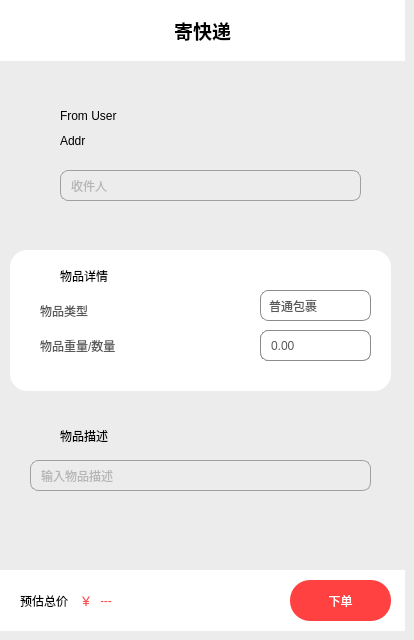
   <widget class="QWidget" name="page_send">
    <property name="styleSheet">
     <string notr="true">background-color: rgb(236,236,236);</string>
    </property>
    <widget class="QLabel" name="label_3">
     <property name="geometry">
      <rect>
       <x>0</x>
       <y>0</y>
       <width>405</width>
       <height>61</height>
      </rect>
     </property>
     <property name="font">
      <font>
       <family>黑体</family>
      </font>
     </property>
     <property name="styleSheet">
      <string notr="true">background-color: rgb(255, 255, 255);</string>
     </property>
     <property name="text">
      <string>&lt;html&gt;&lt;head/&gt;&lt;body&gt;&lt;p align=&quot;center&quot;&gt;&lt;span style=&quot; font-size:14pt; font-weight:700;&quot;&gt;寄快递&lt;/span&gt;&lt;/p&gt;&lt;/body&gt;&lt;/html&gt;</string>
     </property>
    </widget>
    <widget class="QWidget" name="widget_3" native="true">
     <property name="geometry">
      <rect>
       <x>0</x>
       <y>570</y>
       <width>405</width>
       <height>61</height>
      </rect>
     </property>
     <property name="styleSheet">
      <string notr="true">background-color: rgb(255, 255, 255);</string>
     </property>
     <widget class="QPushButton" name="send_packet">
      <property name="geometry">
       <rect>
        <x>290</x>
        <y>10</y>
        <width>101</width>
        <height>41</height>
       </rect>
      </property>
      <property name="styleSheet">
       <string notr="true">border:none;
background-color: rgb(255, 65, 65);
border-radius:20px;
color: rgb(255, 255, 255);
font: 700 11pt &quot;微软雅黑&quot;;</string>
      </property>
      <property name="text">
       <string>下单</string>
      </property>
     </widget>
     <widget class="QLabel" name="label_5">
      <property name="geometry">
       <rect>
        <x>20</x>
        <y>10</y>
        <width>61</width>
        <height>41</height>
       </rect>
      </property>
      <property name="styleSheet">
       <string notr="true">color: rgb(0, 0, 0);
font: 700 10pt &quot;微软雅黑&quot;;</string>
      </property>
      <property name="text">
       <string>预估总价</string>
      </property>
     </widget>
     <widget class="QLabel" name="send_price">
      <property name="geometry">
       <rect>
        <x>100</x>
        <y>20</y>
        <width>171</width>
        <height>21</height>
       </rect>
      </property>
      <property name="styleSheet">
       <string notr="true">color: rgb(255, 65, 65);
font: 700 13pt &quot;微软雅黑&quot;;</string>
      </property>
      <property name="text">
       <string>---</string>
      </property>
     </widget>
     <widget class="QLabel" name="label_17">
      <property name="geometry">
       <rect>
        <x>80</x>
        <y>10</y>
        <width>21</width>
        <height>41</height>
       </rect>
      </property>
      <property name="styleSheet">
       <string notr="true">color: rgb(255, 65, 65);
font: 700 13pt &quot;微软雅黑&quot;;</string>
      </property>
      <property name="text">
       <string>￥</string>
      </property>
     </widget>
    </widget>
    <widget class="QWidget" name="widget_4" native="true">
     <property name="geometry">
      <rect>
       <x>0</x>
       <y>70</y>
       <width>401</width>
       <height>181</height>
      </rect>
     </property>
     <property name="styleSheet">
      <string notr="true">border-image: url(:/res/background/send_window.png);
</string>
     </property>
     <widget class="QLabel" name="send_from">
      <property name="geometry">
       <rect>
        <x>60</x>
        <y>30</y>
        <width>241</width>
        <height>31</height>
       </rect>
      </property>
      <property name="styleSheet">
       <string notr="true">border-image:none;
background:none;
font: 700 12pt &quot;微软雅黑&quot;;</string>
      </property>
      <property name="text">
       <string>From User</string>
      </property>
     </widget>
     <widget class="QLineEdit" name="send_dest">
      <property name="geometry">
       <rect>
        <x>60</x>
        <y>100</y>
        <width>301</width>
        <height>31</height>
       </rect>
      </property>
      <property name="styleSheet">
       <string notr="true">border-image:none;
border:1px solid #A0A0A0;
border-radius:8px;
font: 700 11pt &quot;微软雅黑&quot;;
padding-left:8px;
color: rgb(127,127,127);
background-color:rgb(236,236,236);</string>
      </property>
      <property name="maxLength">
       <number>10</number>
      </property>
      <property name="placeholderText">
       <string>收件人</string>
      </property>
     </widget>
     <widget class="QLabel" name="send_from_addr">
      <property name="geometry">
       <rect>
        <x>60</x>
        <y>60</y>
        <width>241</width>
        <height>21</height>
       </rect>
      </property>
      <property name="styleSheet">
       <string notr="true">border-image:none;
background:none;
font: 700 12pt &quot;微软雅黑&quot;;</string>
      </property>
      <property name="text">
       <string>Addr</string>
      </property>
     </widget>
    </widget>
    <widget class="QWidget" name="widget_5" native="true">
     <property name="geometry">
      <rect>
       <x>0</x>
       <y>400</y>
       <width>401</width>
       <height>121</height>
      </rect>
     </property>
     <property name="styleSheet">
      <string notr="true">border-image: url(:/res/background/send_detail.png);
</string>
     </property>
     <widget class="QLabel" name="label_15">
      <property name="geometry">
       <rect>
        <x>60</x>
        <y>20</y>
        <width>61</width>
        <height>31</height>
       </rect>
      </property>
      <property name="styleSheet">
       <string notr="true">border-image:none;
background:none;
color: rgb(0, 0, 0);
font: 700 10pt &quot;微软雅黑&quot;;</string>
      </property>
      <property name="text">
       <string>物品描述</string>
      </property>
     </widget>
     <widget class="QLineEdit" name="packet_describe">
      <property name="geometry">
       <rect>
        <x>30</x>
        <y>60</y>
        <width>341</width>
        <height>31</height>
       </rect>
      </property>
      <property name="styleSheet">
       <string notr="true">border-image:none;
border:1px solid #A0A0A0;
border-radius:8px;
font: 700 11pt &quot;微软雅黑&quot;;
padding-left:8px;
color: rgb(127,127,127);
background-color:rgb(236,236,236);
</string>
      </property>
      <property name="text">
       <string/>
      </property>
      <property name="placeholderText">
       <string>输入物品描述</string>
      </property>
     </widget>
    </widget>
    <widget class="QWidget" name="widget_8" native="true">
     <property name="geometry">
      <rect>
       <x>10</x>
       <y>250</y>
       <width>381</width>
       <height>141</height>
      </rect>
     </property>
     <property name="styleSheet">
      <string notr="true">background-color:rgb(255,255,255);
border:none;
border-radius:17px;</string>
     </property>
     <widget class="QLabel" name="label_4">
      <property name="geometry">
       <rect>
        <x>10</x>
        <y>10</y>
        <width>31</width>
        <height>31</height>
       </rect>
      </property>
      <property name="styleSheet">
       <string notr="true">image: url(:/res/icon/icon_send_type.png);</string>
      </property>
      <property name="text">
       <string/>
      </property>
     </widget>
     <widget class="QLabel" name="label_18">
      <property name="geometry">
       <rect>
        <x>50</x>
        <y>10</y>
        <width>61</width>
        <height>31</height>
       </rect>
      </property>
      <property name="styleSheet">
       <string notr="true">border-image:none;
background:none;
color: rgb(0, 0, 0);
font: 700 10pt &quot;微软雅黑&quot;;</string>
      </property>
      <property name="text">
       <string>物品详情</string>
      </property>
     </widget>
     <widget class="QSpinBox" name="packet_count">
      <property name="geometry">
       <rect>
        <x>250</x>
        <y>80</y>
        <width>111</width>
        <height>31</height>
       </rect>
      </property>
      <property name="styleSheet">
       <string notr="true">QSpinBox {
   	border:1px solid rgb(140, 140, 140);
	border-radius:8px;
	padding-left:8px;
	color: rgb(88, 88, 88);
	font: 700 10pt &quot;微软雅黑&quot;;
}

QSpinBox::up-button { 
	border: none;
	width: 11px;
	margin-top: 2px;
	margin-right: 8px;
	margin-bottom: 0px;
}

QSpinBox::down-button { 
	border: none;
	width: 12px;
	margin-top: 0px;
	margin-right: 8px;
	margin-bottom: 2px;
}

QSpinBox::up-arrow { 
	width:15px;
	height:7px;
	border-image: url(:/res/icon/icon_arrow_up.png);
}

QSpinBox::down-arrow { 
	width:15px;
	height:7px;
	border-image: url(:/res/icon/icon_arrow_down.png);
}
</string>
      </property>
      <property name="maximum">
       <number>32767</number>
      </property>
     </widget>
     <widget class="QComboBox" name="packet_type">
      <property name="geometry">
       <rect>
        <x>250</x>
        <y>40</y>
        <width>111</width>
        <height>31</height>
       </rect>
      </property>
      <property name="styleSheet">
       <string notr="true">QComboBox{
	border:1px solid rgb(140, 140, 140);
	border-radius:8px;
	padding-left:8px;
	color: rgb(88, 88, 88);
	font: 700 10pt &quot;微软雅黑&quot;;

}
QComboBox::drop-down{
	border:none;
	width:30px;
}
QComboBox::down-arrow{
	image: url(:/res/icon/icon_list.png);
	width:30px;
	height:30px;
	
}</string>
      </property>
      <item>
       <property name="text">
        <string>普通包裹</string>
       </property>
      </item>
      <item>
       <property name="text">
        <string>易碎品</string>
       </property>
      </item>
      <item>
       <property name="text">
        <string>图书</string>
       </property>
      </item>
     </widget>
     <widget class="QLabel" name="label_23">
      <property name="geometry">
       <rect>
        <x>30</x>
        <y>45</y>
        <width>61</width>
        <height>31</height>
       </rect>
      </property>
      <property name="styleSheet">
       <string notr="true">	color: rgb(88, 88, 88);
	font: 700 11pt &quot;微软雅黑&quot;;</string>
      </property>
      <property name="text">
       <string>物品类型</string>
      </property>
     </widget>
     <widget class="QLabel" name="packet_type_text">
      <property name="geometry">
       <rect>
        <x>30</x>
        <y>80</y>
        <width>111</width>
        <height>31</height>
       </rect>
      </property>
      <property name="styleSheet">
       <string notr="true">	color: rgb(88, 88, 88);
	font: 700 11pt &quot;微软雅黑&quot;;</string>
      </property>
      <property name="text">
       <string>物品重量/数量</string>
      </property>
     </widget>
     <widget class="QDoubleSpinBox" name="packet_count_double">
      <property name="geometry">
       <rect>
        <x>250</x>
        <y>80</y>
        <width>111</width>
        <height>31</height>
       </rect>
      </property>
      <property name="styleSheet">
       <string notr="true">QDoubleSpinBox {
   	border:1px solid rgb(140, 140, 140);
	border-radius:8px;
	padding-left:8px;
	color: rgb(88, 88, 88);
	font: 700 10pt &quot;微软雅黑&quot;;
}

QDoubleSpinBox::up-button { 
	border: none;
	width: 11px;
	margin-top: 2px;
	margin-right: 8px;
	margin-bottom: 0px;
}

QDoubleSpinBox::down-button { 
	border: none;
	width: 12px;
	margin-top: 0px;
	margin-right: 8px;
	margin-bottom: 2px;
}

QDoubleSpinBox::up-arrow { 
	width:15px;
	height:7px;
	border-image: url(:/res/icon/icon_arrow_up.png);
}

QDoubleSpinBox::down-arrow { 
	width:15px;
	height:7px;
	border-image: url(:/res/icon/icon_arrow_down.png);
}
</string>
      </property>
      <property name="singleStep">
       <double>0.100000000000000</double>
      </property>
     </widget>
    </widget>
   </widget>
